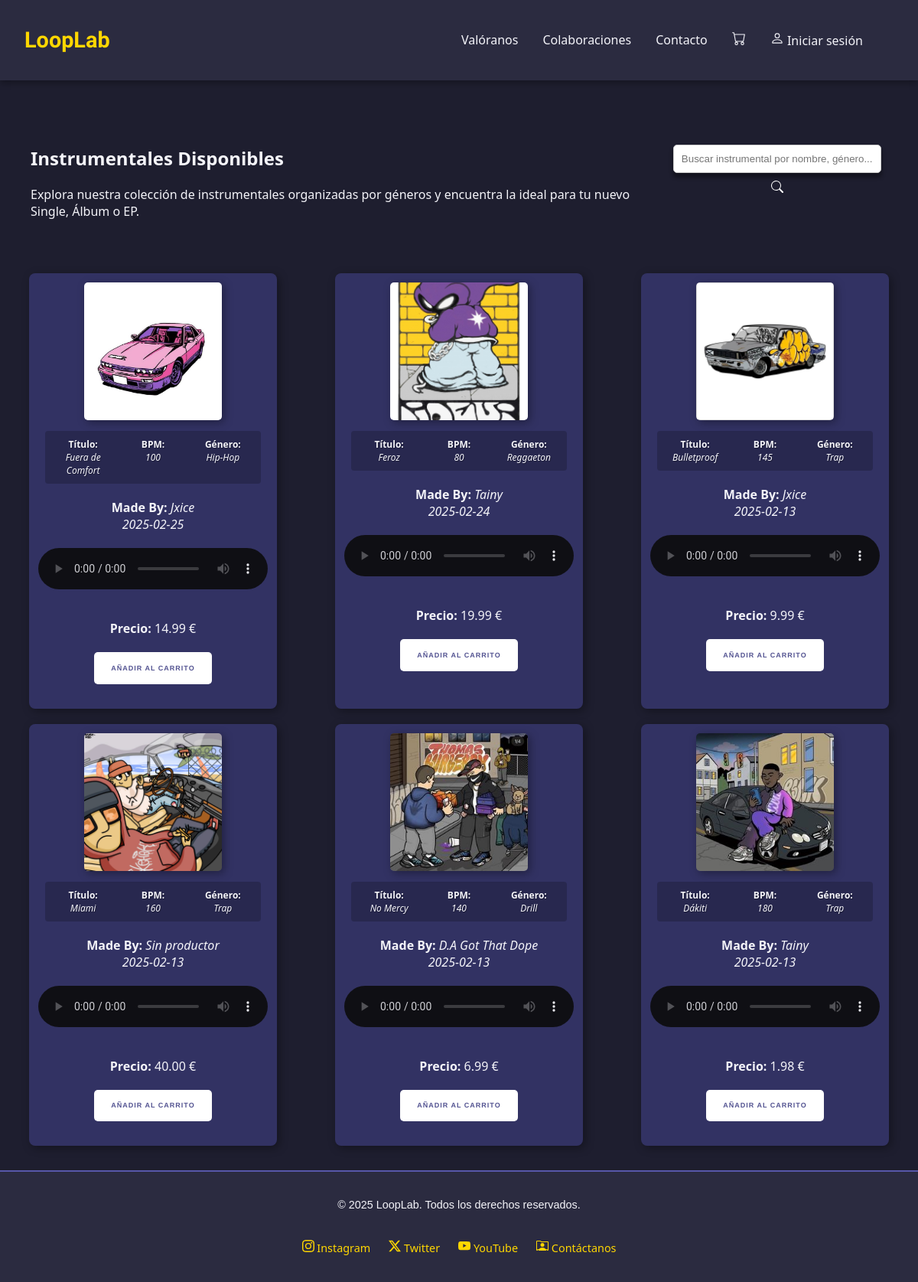
The page /public/instrumentales/instrumentales_index.php on the database its author committed.
### tables this page shows
CREATE TABLE `instrumentales` (
  `id` int(11) NOT NULL,
  `titulo` varchar(255) DEFAULT NULL,
  `bpm` int(11) DEFAULT NULL,
  `fecha_creacion` date DEFAULT current_timestamp(),
  `id_productor` int(11) DEFAULT NULL,
  `imagen` text NOT NULL,
  `audio` text DEFAULT NULL,
  `precio` decimal(4,2) NOT NULL
);

CREATE TABLE `genero_musical` (
  `id` int(11) NOT NULL,
  `nombre` varchar(255) DEFAULT NULL
);

CREATE TABLE `productores` (
  `id` int(11) NOT NULL,
  `nombre` varchar(50) DEFAULT NULL
);

### app/Core/Response.php (called while the page is built, shortened)
<?php
class Response
{
    public static function view(string $view, array $data = []): void
    {
        extract($data);
        $content = self::loadView($view, $data);
    }
    public static function loadView(string $view, array $data = []): string
    {
        $filePath = self::getViewPath($view);
        extract($data);
        require $filePath;
        $html = ob_get_clean();
        return $html;
    }
    private static function getViewPath(string $view): string
    {
        $ds = DIRECTORY_SEPARATOR;
        $basePath = __DIR__ . "{$ds}..{$ds}..{$ds}resources{$ds}views{$ds}";
        $viewPath = str_replace('.', $ds, $view);
        $phpPath = $basePath . "{$viewPath}.php";
        if (file_exists($phpPath)) {
            return $phpPath;
        }
        throw new \RuntimeException("La vista '{$view}' no fue encontrada.");
    }
}

### app/Core/helpers.php (called while the page is built, shortened)
<?php
function view(string $view, array $data = []): void
{
    Response::view($view, $data);
}

### app/Http/Controllers/InstrumentalController.php (called while the page is built, shortened)
<?php
class InstrumentalController
{
    public function showAll(): void
    {
        $search = request()->search ?? '';
        if (!empty($search)) {
            $instrumentales = Instrumental::where('titulo', 'LIKE', "%$search%")
                ->orderBy('fecha_creacion', 'DESC')
                ->get();
            if (empty($instrumentales)) {
                $generoId = DB::selectAssoc("SELECT id FROM genero_musical WHERE nombre LIKE ?", ["%$search%"]);
                if (!empty($generoId)) {
                    $ids = DB::selectAssoc("SELECT id_instrumental FROM pertenecer WHERE id_genero = ?", [$generoId[0]['id']]);
                    $instrumentalIds = array_column($ids, 'id_instrumental');
                    if (!empty($instrumentalIds)) {
                        $placeholders = implode(',', array_fill(0, count($instrumentalIds), '?'));
                        $instrumentales = DB::select(
                            Instrumental::class,
                            "SELECT * FROM instrumentales WHERE id IN ($placeholders) ORDER BY fecha_creacion DESC",
                            $instrumentalIds
                        );
                    }
                }
            }
            if (empty($instrumentales)) {
                $productorId = DB::selectAssoc("SELECT id FROM productores WHERE nombre LIKE ?", ["%$search%"]);
                if (!empty($productorId)) {
                    $instrumentales = Instrumental::where('id_productor', $productorId[0]['id'])
                        ->orderBy('fecha_creacion', 'DESC')
                        ->get();
                }
            }
        } else {
            $instrumentales = Instrumental::orderBy('fecha_creacion', 'DESC')->get();
        }
        view('instrumentales.instrumentales_index', ['instrumentales' => $instrumentales, 'title' => 'LoopLab - Nuestras Instrumentales']);
    }
}

### public/instrumentales/instrumentales_index.php (called while the page is built, shortened)
<?php
require_once __DIR__ . "/../../app/Http/Controllers/InstrumentalController.php";
try{
    (new InstrumentalController())->showAll();
} catch (Exception $e) {
    ErrorHandler::handle($e);
}

### app/Core/Model.php (called while the page is built, shortened)
<?php
abstract class Model
{
    protected static string $table;
    protected static array $fillable;
    protected static array $aggregates;
    protected static array $pivots;
    protected static array $relations;
    public function __get($propiedad)
    {
        if (property_exists($this, $propiedad)) {
            return $this->$propiedad;
        }
        if (method_exists($this, $propiedad) && in_array($propiedad, static::$relations ?? [])) {
            $resultado = $this->$propiedad();
            return $this->$propiedad = $resultado;
        }
        return null;
    }
    public static function getTable(){
        return static::$table ?? "";
    }
    public static function getFillable(){
        return static::$fillable ?? [];
    }
    public static function getAggregates(){
        return static::$aggregates ?? [];
    }
    public static function getPivots(){
        return static::$pivots ?? [];
    }
    public static function orderBy(string $column, string $direction = "ASC"): QueryBuilder
    {
        $qb = new QueryBuilder(static::class);
        return $qb->orderBy($column, $direction);
    }
}

### app/Core/QueryBuilder.php (called while the page is built, shortened)
<?php
class QueryBuilder {
    private string $modelName;
    private string $table;
    private string $orderByClause = "";
    private ?string $sql;
    private array $params;
    public function __construct(string $modelName, ?string $sql = null, array $params = []) {
        $this->modelName = $modelName;
        $this->table = $modelName::getTable();
        $this->sql = $sql;
        $this->params = $params;
    }
    public function orderBy(string $column, string $direction = "ASC"): self {
        $allowedDirections = ["ASC", "DESC"];
        $this->orderByClause = " ORDER BY $column $direction";
        return $this;
    }
    private function build(): void
    {
        if(!$this->sql)
            $this->sql = "SELECT * FROM {$this->table}";
        if ($this->orderByClause) {
            $this->sql .= $this->orderByClause;
        }
    }
    public function get(): array {
        return DB::select($this->modelName, $this->sql, $this->params);
    }
}

### app/Core/DB.php (called while the page is built, shortened)
<?php
class DB
{
    private static ?\PDO $connection = null;
    public static function connection(): \PDO
    {
        if (self::$connection === null) {
            $dbHost = DB_HOST;
            $dbName = DB_NAME;
            $dbUser = DB_USER;
            $dbPass = DB_PASS;
            $dsn = "mysql:host=$dbHost;dbname=$dbName;charset=utf8mb4";
            self::$connection = new \PDO($dsn, $dbUser, $dbPass);
        }
        return self::$connection;
    }
    public static function select(string $modelName, string $sql, array $params = []): array
    {
        $stmt = self::prepare($sql, $params);
        $stmt->execute();
        $models = [];
        while ($row = $stmt->fetch(\PDO::FETCH_ASSOC)) {
            $model = new $modelName();
            $model->id = $row['id'];
            foreach ($model::getFillable() as $field) {
                if (isset($row[$field])) {
                    $model->$field = $row[$field];
                }
            }
            $models[] = $model;
        }
        return $models;
    }
    public static function selectOne(string $modelName, string $sql, array $params = []): ?object
    {
        $models = DB::select($modelName, $sql, $params);
        return !empty($models) ? $models[0] : null;
    }
    private static function prepare(string $sql, array $params = []): \PDOStatement
    {
        $db = self::connection();
        $stmt = $db->prepare($sql);
        if (!empty($params)) {
            if (array_is_list($params)) {
                foreach ($params as $key => $value) {
                    $stmt->bindValue($key + 1, $value, is_int($value) ? \PDO::PARAM_INT : \PDO::PARAM_STR);
                }
            } else {
                foreach ($params as $key => $value) {
                    $stmt->bindValue($key, $value, is_int($value) ? \PDO::PARAM_INT : \PDO::PARAM_STR);
                }
            }
        }
        return $stmt;
    }
}

### app/Models/Instrumental.php (called while the page is built, shortened)
<?php
class Instrumental extends Model
{
    public function productor(): ?Productor
    {
        $sql = "SELECT p.*
                FROM productores p
                JOIN instrumentales i ON p.id = i.id_productor
                WHERE i.id = ?";
        $params = [$this->id];
        return DB::selectOne(Productor::class, $sql, $params);
    }
    public function genero(): ?Genero
    {
        $sql = "SELECT gm.*
                FROM genero_musical gm
                JOIN pertenecer p ON gm.id = p.id_genero
                WHERE p.id_instrumental = ?";
        $params = [$this->id];
        return DB::selectOne(Genero::class, $sql, $params);
    }
}

### resources/views/instrumentales/instrumentales_index.php (the view, shortened to what this page needs)
<br><br><br>
<section class="section">
    <div class="flex-titulo-buscador">
        <div>
            <h2>Instrumentales Disponibles</h2>
            <p class="instrumental-desc">Explora nuestra colección de instrumentales organizadas por géneros y encuentra la ideal para tu nuevo Single, Álbum o EP.</p>
        </div>
        <div class="searcher">
            <form method="GET" action="<?= BASE_URL . '/instrumentales/instrumentales_index.php'; ?>">
            <input type="text" name="search" placeholder="Buscar instrumental por nombre, género..." id="input-searcher" required>
            <button type="submit" class="search-button">
                <svg xmlns="http://www.w3.org/2000/svg" width="16" height="16" fill="currentColor" class="bi bi-search" viewBox="0 0 16 16">
                <path d="M11.742 10.344a6.5 6.5 0 1 0-1.397 1.398h-.001q.044.06.098.115l3.85 3.85a1 1 0 0 0 1.415-1.414l-3.85-3.85a1 1 0 0 0-.115-.1zM12 6.5a5.5 5.5 0 1 1-11 0 5.5 5.5 0 0 1 11 0"/>
                </svg>
            </button>
            </form>
        </div>
    </div>
    <br><br>
    <div id="instrumentales">
    <?php if (count($instrumentales)): ?>
        <?php foreach($instrumentales as $instrumental) : ?>
          <div class="instrumental">
            <img src="<?= '../' . htmlspecialchars($instrumental->imagen); ?>" alt="Imagen de la instrumental no encontrada." class="instrumental-img">
            <ul class="details">
              <li><strong>Título:</strong> <br><i><?= $instrumental->titulo; ?></i></li>
              <li><strong>BPM:</strong> <br><i><?= $instrumental->bpm; ?></i></li>
              <?php $genero = $instrumental->genero;
              ?>
              <li><strong>Género:</strong> <br><i><?= $genero?->nombre ?? 'Sin género'; ?></i></li>
            </ul>
            <p class="creator-date">
              <?php $productor = $instrumental->productor(); ?>
              <strong>Made By:</strong> <i><?= $productor?->nombre ?? 'Sin productor'; ?></i><br>
              <i><?= $instrumental->fecha_creacion; ?></i>
            </p>
            <audio controls class="custom-audio" oncontextmenu="return false;">
              <source src="<?= '../' . $instrumental->audio;?>" type="audio/mp3">
            </audio>
            <div class="precio-carrito">
              <p><b>Precio:</b> <?= number_format($instrumental->precio, 2, '.', '');?> €</p>
            </div>
            <form action="<?= BASE_URL . '/carrito/add.php'; ?>" method="POST" class="add-to-cart-form">
                <button type="submit" class="button-48"
                    data-id="<?= $instrumental->id ?>"
                    data-title="<?= htmlspecialchars($instrumental->titulo) ?>"
                    data-price="<?= $instrumental->precio ?>"
                    data-bpm="<?= $instrumental->bpm ?>"
                    data-image="<?= htmlspecialchars($instrumental->imagen) ?>">
                    Añadir al carrito
                </button>
            </form>
          </div>
        <?php endforeach; ?>
        <?php else: ?>
            <h3 style='font-size: 14px;'> No se han encontrado instrumentales relativas a tu búsqueda.</h3>
        <?php endif; ?>
    </div>
    <br>
</section>
</body>
</html>

### public/css/instrumentales_index.css (style rules this page uses)
html { scroll-behavior: smooth; }
body { font-family: "Segoe UI", Tahoma, Geneva, Verdana, sans-serif; margin: 0; padding: 0; background-color: #1e1e2f; color: #f4f4f9; overflow-x: hidden; animation: opacity 2s ease; }
.instrumental { display: flex; flex-direction: column; align-items: center; background: rgb(50, 50, 99); padding: 12px; border-radius: 8px; box-shadow: 3px 3px 12px rgba(0, 0, 0, 0.35); width: 100%; max-width: 300px; margin: 0 auto; text-align: center; gap: 4px; }
.instrumental ul { list-style-type: none; padding: 6px; margin: 0; background-color: rgba(0, 0, 0, 0.2); border-radius: 4px; width: 90%; display: grid; grid-template-columns: repeat(auto-fit, minmax(45px, 1fr)); gap: 4px; }
.instrumental ul li { font-size: 12px; padding: 3px 0; text-shadow: 1px 1px 0 rgba(0, 0, 0, 0.3); }
.instrumental img { width: 180px; height: 180px; object-fit: cover; border-radius: 5px; box-shadow: 3px 3px 12px rgba(0, 0, 0, 0.35); margin-bottom: 10px; }
.instrumental audio { width: 100%; border-radius: 5px; }
.precio-carrito { display: flex; flex-direction: row; justify-content: space-around; gap: 100px; margin-top: 20px; align-items: center; }
img { opacity: 1; transition: 0.8s ease-in-out; }
.button-48 { appearance: none; background-color: #ffffff; border-width: 0; box-sizing: border-box; color: rgb(83, 83, 145); cursor: pointer; display: inline-block; font-family: Clarkson, Helvetica, sans-serif; font-size: 9px; font-weight: bold; letter-spacing: 0; line-height: 1em; margin: 0; opacity: 1; outline: 0; padding: 1.8em 2.5em; position: relative; text-align: center; text-decoration: none; text-rendering: geometricprecision; text-transform: uppercase; transition: opacity 600ms cubic-bezier(0.694, 0, 0.335, 1), background-color 300ms cubic-bezier(0.694, 0, 0.335, 1), color 800ms cubic-bezier(0.694, 0, 0.335, 1); user-select: none; -webkit-user-select: none; touch-action: manipulation; vertical-align: baseline; white-space: nowrap; letter-spacing: 1px; border-radius: 5px; }
.button-48:before { background-color: rgb(81, 81, 163); clip-path: polygon(-1% 0, 0 0, -25% 100%, -1% 100%); content: ""; height: 100%; left: 0; position: absolute; top: 0; transform: translateZ(0); transition: clip-path 1.5s cubic-bezier(0.165, 0.84, 0.44, 1), -webkit-clip-path 1.5s cubic-bezier(0.165, 0.84, 0.44, 1); width: 100%; border-radius: 5px; }
.button-48:after { content: "Añadir al carrito"; text-align: center; font-size: 6px; position: absolute; top: 50%; left: 50%; transform: translate(-50%, -50%); opacity: 0; transition: opacity, scale 1s ease-out; color: white; }
form { text-align: center; margin-bottom: 20px; }
input { padding: 10px; width: 250px; border: 1px solid #ccc; border-radius: 5px; }
button { padding: 10px 15px; background-color: #535391; color: white; border: none; border-radius: 5px; cursor: pointer; }
.flex-titulo-buscador { display: flex; flex-direction: row; justify-content: space-between; align-items: center; margin: 0 40px 0 40px; }
.search-button { background-color: transparent; }
#input-searcher { -webkit-box-shadow: 0px 5px 5px 1px rgba(0, 0, 0, 0.37); -moz-box-shadow: 0px 5px 5px 1px rgba(0, 0, 0, 0.37); box-shadow: 0px 5px 5px 1px rgba(0, 0, 0, 0.37); }
#instrumentales { display: grid; grid-template-columns: repeat(auto-fit, minmax(300px, 1fr)); gap: 20px; padding: 10px; }
.custom-audio { width: 95%; filter: invert(100%) sepia(0%) saturate(0%) hue-rotate(0deg); opacity: 0.9; }

### rows shown on the page
instrumentales: imagen (picture), titulo "Fuera de Comfort", bpm "100", genero_musical.nombre "Hip-Hop", id_productor.nombre "Jxice", fecha_creacion "2025-02-25", precio "14.99"
instrumentales: imagen (picture), titulo "Feroz", bpm "80", genero_musical.nombre "Reggaeton", id_productor.nombre "Tainy", fecha_creacion "2025-02-24", precio "19.99"
instrumentales: imagen (picture), titulo "Bulletproof", bpm "145", genero_musical.nombre "Trap", id_productor.nombre "Jxice", fecha_creacion "2025-02-13", precio "9.99"
instrumentales: imagen (picture), titulo "Miami", bpm "160", nombre "Sin productor", fecha_creacion "2025-02-13", precio "40.00"
genero_musical: nombre "Trap"
instrumentales: imagen (picture), titulo "No Mercy", bpm "140", genero_musical.nombre "Drill", id_productor.nombre "D.A Got That Dope", fecha_creacion "2025-02-13", precio "6.99"
instrumentales: imagen (picture), titulo "Dákiti", bpm "180", id_productor.nombre "Tainy", fecha_creacion "2025-02-13", precio "1.98"
